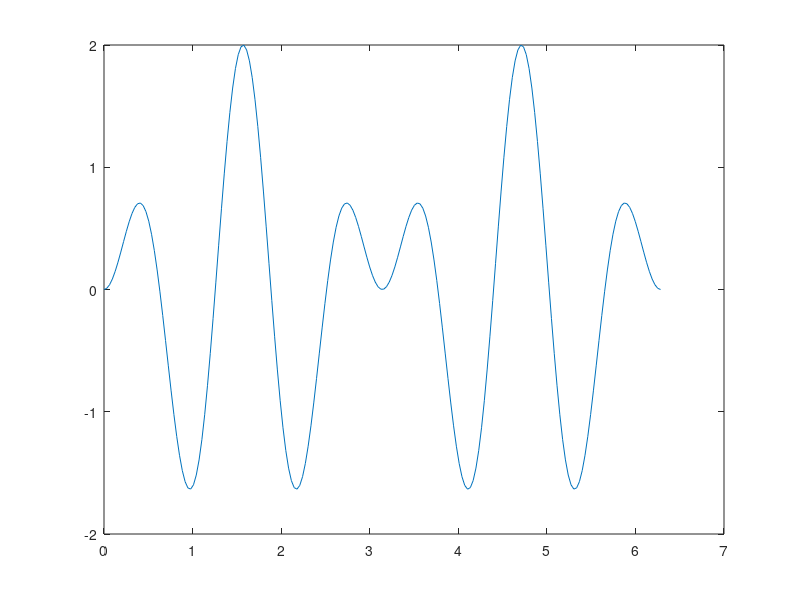

This figure's MATLAB source:
% uicontextmenu uimenu set
clear;clc;
x=linspace(0,2*pi,200);
y=2*sin(5*x).*sin(x);
figure;
h1=plot(x,y);
hc=uicontextmenu;
hls=uimenu(hc,'Label','LineStyle');
hlw=uimenu(hc,'Label','LineWidth');
uimenu(hls,'Label','Dot','Call','set(h1,''LineStyle'',''.'');');
uimenu(hls,'Label','Dashed','Call','set(h1,''LineStyle'',''--'');');
uimenu(hls,'Label','Dot-Dashed','Call','set(h1,''LineStyle'',''-.'');');
uimenu(hls,'Label','Solid','Call','set(h1,''LineStyle'',''-'');');
uimenu(hls,'Label','None','Call','set(h1,''LineStyle'',''none'');');
uimenu(hlw,'Label','Enlarge','Call','set(h1,''LineWidth'',get(h1,''LineWidth'')+0.5)');
uimenu(hlw,'Label','Narrow','Call','set(h1,''LineWidth'',get(h1,''LineWidth'')-0.5)');
set(h1,'UIContextMenu',hc);